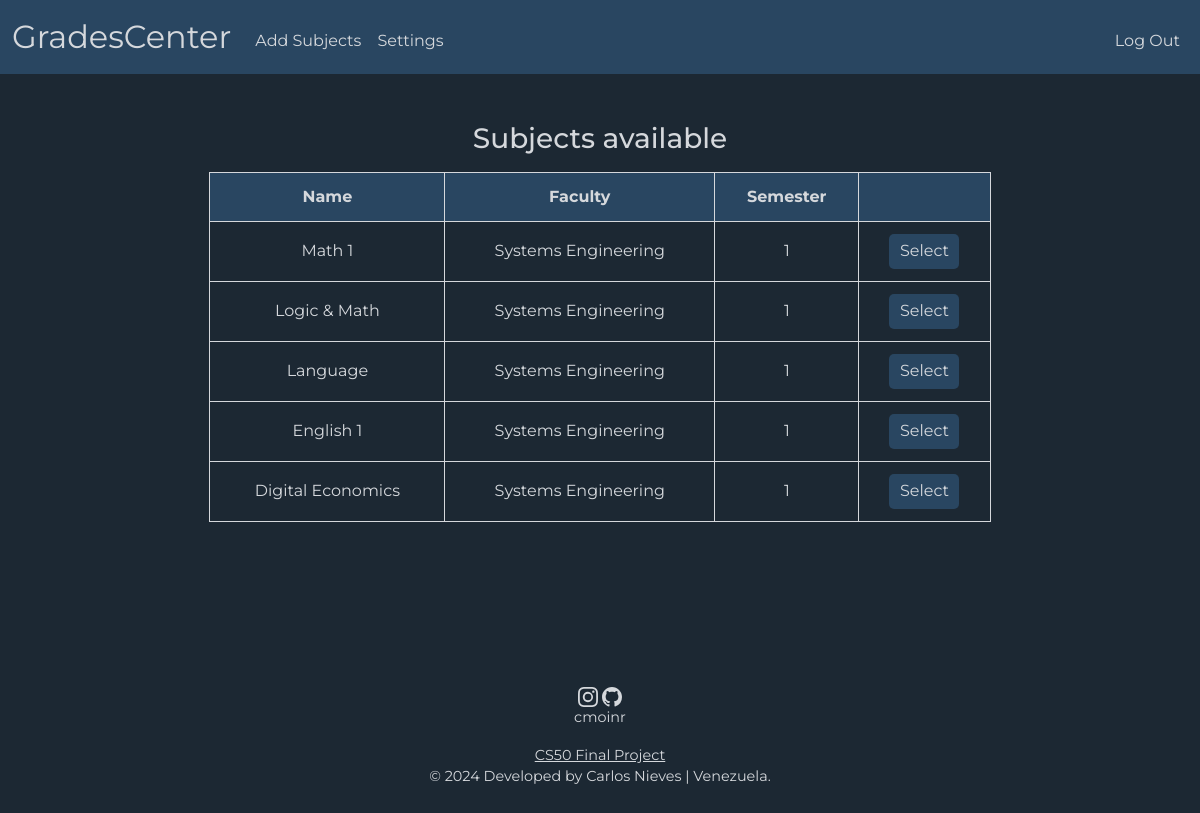
The app's page /subjects (signed in) with its own data.
### tables this page shows
CREATE TABLE subjects (
    id TEXT NOT NULL,
    name TEXT NOT NULL,
    id_faculty TEXT NOT NULL,
    semester INTEGER NOT NULL,
    credits INTEGER NOT NULL,
    PRIMARY KEY(id)
    FOREIGN KEY(id_faculty) REFERENCES faculty(id)
);

CREATE TABLE faculty (
    id TEXT NOT NULL,
    field TEXT NOT NULL,
    PRIMARY KEY(id)
);

### app.py (the view)
@app.route("/subjects", methods=["GET", "POST"])
@login_required
def subjects():
    if request.method == "POST":
        selected = request.form.get("selected")
        teaching = db.execute("""
            SELECT id_subject
            FROM teaching
            WHERE id_teacher = ?
            AND id_subject = ?
        """, session["user_id"], selected)
        if len(teaching) == 1:
            return apology("registered subject", 400)
        else:
            db.execute("""
                INSERT INTO teaching (id_teacher, id_subject)
                VALUES(?, ?)
            """, session["user_id"], selected)
            return redirect("/")
    else:
        subjects = db.execute("""
            SELECT subjects.id, name, field, semester
            FROM subjects
            JOIN faculty ON subjects.id_faculty = faculty.id
        """)
        return render_template("subjects.html", subjects=subjects)

### app.py (called while the page is built)
@app.after_request
def after_request(response):
    response.headers["Cache-Control"] = "no-cache, no-store, must-revalidate"
    response.headers["Expires"] = 0
    response.headers["Pragma"] = "no-cache"
    return response

### helpers.py (called while the page is built)
def login_required(f):
    @wraps(f)
    def decorated_function(*args, **kwargs):
        if session.get("user_id") is None:
            return redirect("/login")
        return f(*args, **kwargs)
    return decorated_function

### templates/subjects.html (shortened to what this page needs)
{% extends "layout.html" %}
{% block main %}
    <div class="mb-3">
        <h3>Subjects available</h3>
    </div>
    <div class="mb-3">
            <table>
                <thead>
                    <tr class="high">
                        <th>Name</th>
                        <th>Faculty</th>
                        <th>Semester</th>
                        <th></th>
                    </tr>
                </thead>
                <tbody>
                    {% for subject in subjects %}
                        <tr>
                            <td>{{ subject['name'] }}</td>
                            <td>{{ subject['field'] }}</td>
                            <td>{{ subject['semester'] }}</td>
                            <td>
                                <form action="/subjects" method="post">
                                    <input class="enroll" type="submit" value="Select">
                                </form>
                            </td>
                        </tr>
                    {% endfor %}
                </tbody>
            </table>
    </div>
{% endblock %}

### static/styles.css (style rules this page uses)
h3, h5, h6 { color: #d5d8dc; }
table { background-color: transparent; margin-bottom: 1rem; width: 70%; margin-left: auto; margin-right: auto; color: #d5d8dc; }
table th, table td { border: 1px solid #d5d8dc; padding: 0.75rem; vertical-align: middle; }
.high { background-color: #294661; border: 1px solid #d5d8dc; }
body { font-family: 'Montserrat', sans-serif; background-color:#1c2833; }
input { background-color: #294661; outline: none; border: none; border-radius: 5px; color: #d5d8dc; width: 200px; height: 35px; }
input::placeholder { color: #d5d8dcc2; }
.enroll { width: 70px; transition-duration: 0.5s; }

### records on screen
subjects: name "Math 1", field "Systems Engineering", semester "1"
subjects: name "Logic & Math", field "Systems Engineering", semester "1"
subjects: name "Language", field "Systems Engineering", semester "1"
subjects: name "English 1", field "Systems Engineering", semester "1"
subjects: name "Digital Economics", field "Systems Engineering", semester "1"
